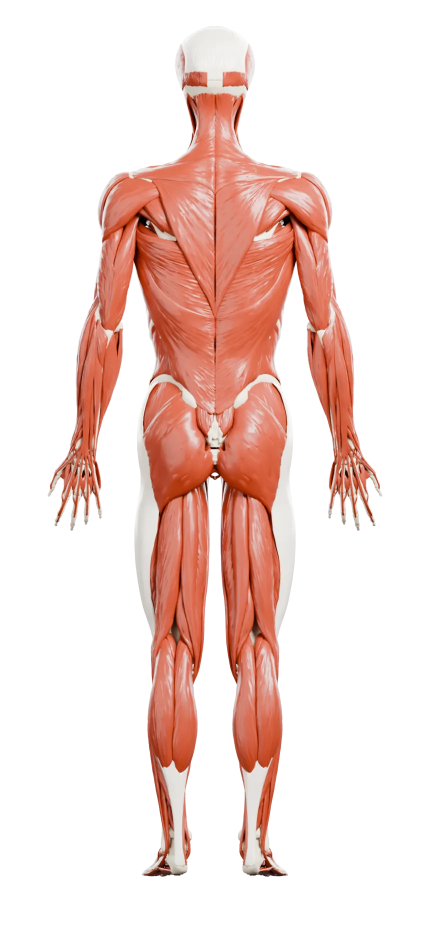
#> input picture img/anatomy/base-back.webp, 860 x 1860 px, found by its file name (shown at 1/2 size); its folder holds 2 pictures in this run
$ python figs.py
#> lines starting #> are read from the running program, lines starting #| are printed output that depends on the picture
from PIL import Image, ImageDraw, ImageFont
k=4.3; sc=2
F=ImageFont.truetype('/usr/share/fonts/truetype/dejavu/DejaVuSans-Bold.ttf',52)
def plate(view, box, marks):
#> called with view = 'back', box = (40, 40, 160, 400)
  im=Image.open('/home/user/equistasipoint/img/anatomy/base-%s.webp'%view).convert('RGBA')
#> im is the input picture: PIL image 860x1860 RGBA; mean R, G, B, A 67.7, 43.8, 38, 76.1
  x0,y0,x1,y1=box
  c=im.crop((int(x0*k),int(y0*k),int(x1*k),int(y1*k))); c=c.resize((c.size[0]*sc,c.size[1]*sc),Image.LANCZOS)
  bg=Image.new('RGBA',c.size,(30,26,70,255)); bg.alpha_composite(c); d=ImageDraw.Draw(bg)
#> after `bg.alpha_composite(c)`:
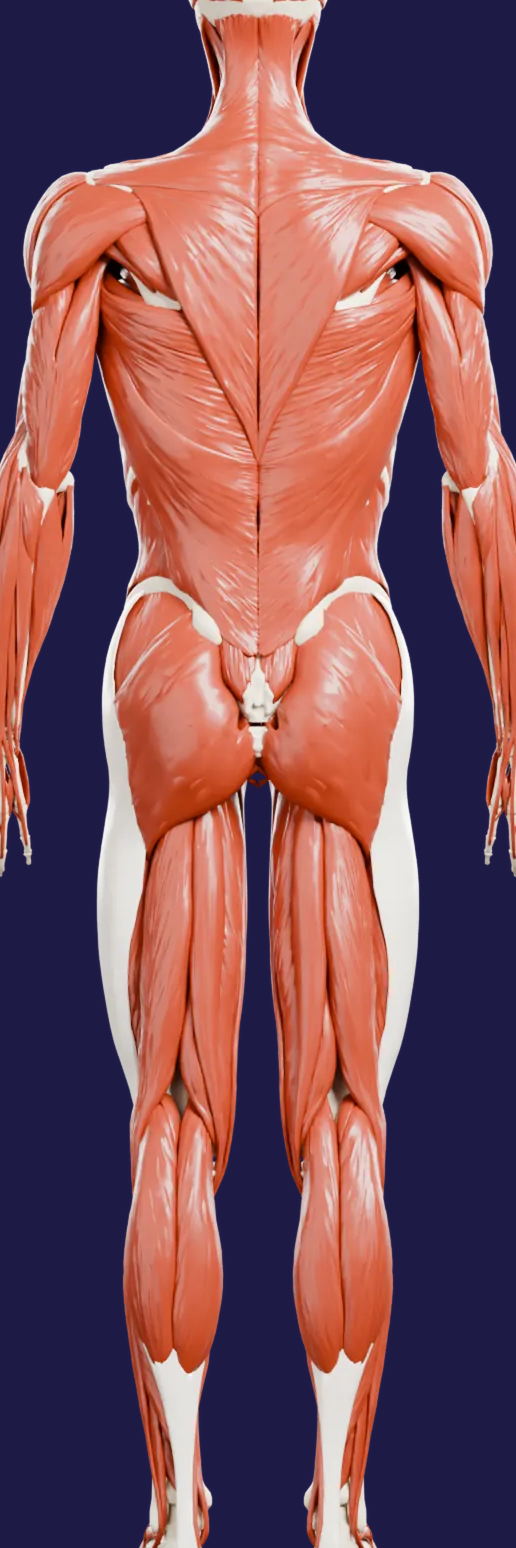
#> bg: PIL image 1032x3096 RGBA (shown at 1/2 size); mean R, G, B, A 127.6, 81.1, 90.3, 255
  for lab,(x,y),side in marks:
    cx,cy=(x-x0)*k*sc,(y-y0)*k*sc; s=44
    for w,col in ((30,(255,255,255,255)),(15,(20,20,30,255))):
      d.line([cx-s,cy-s,cx+s,cy+s],fill=col,width=w); d.line([cx-s,cy+s,cx+s,cy-s],fill=col,width=w)
    bx=cx+side*95; by=cy; r=40
    d.ellipse([bx-r-5,by-r-5,bx+r+5,by+r+5],fill=(41,35,92,255)); d.ellipse([bx-r,by-r,bx+r,by+r],fill=(250,220,0,255))
    d.text((bx,by),lab,font=F,fill=(41,35,92,255),anchor='mm')
  return bg.convert('RGB')
B=(40,40,160,400)
plate('back',B,[('1',(100,73.6),1),('3',(83,364),-1),('2',(117,364),1)]).save('fig_c7_soleo.jpg',quality=90)
plate('back',B,[('1',(100,73.6),1),('2',(100,180.8),1),('3',(83,364),-1),('3',(117,364),1)]).save('fig_sm_eq.jpg',quality=90)
#> the loop in plate (call 2), `for lab,(x,y),side in marks:` made 4 passes
#> (lab, x, y, side, cx, cy, bx, by) on passes 1 to 4: ('1', 100, 73.6, 1, 516, 289, 611, 289), ('2', 100, 180.8, 1, 516, 1210.9, 611, 1210.9), ('3', 83, 364, -1, 369.8, 2786.4, 274.8, 2786.4), ('3', 117, 364, 1, 662.2, 2786.4, 757.2, 2786.4)
plate('back',B,[('1',(100,178),1),('2',(76,335),-1),('3',(124,335),1)]).save('fig_derm.jpg',quality=90)
a=plate('back',(50,40,150,400),[('1',(100,73.6),1),('2',(127,186),1),('4',(123,335),1)])
#> call 4 of plate, with view = 'back', box = (50, 40, 150, 400)
#> in plate (call 4), `x0,y0,x1,y1=box`: x0 = 50; y0 = 40; x1 = 150; y1 = 400
#> in plate (call 4), `bg.alpha_composite(c)`:
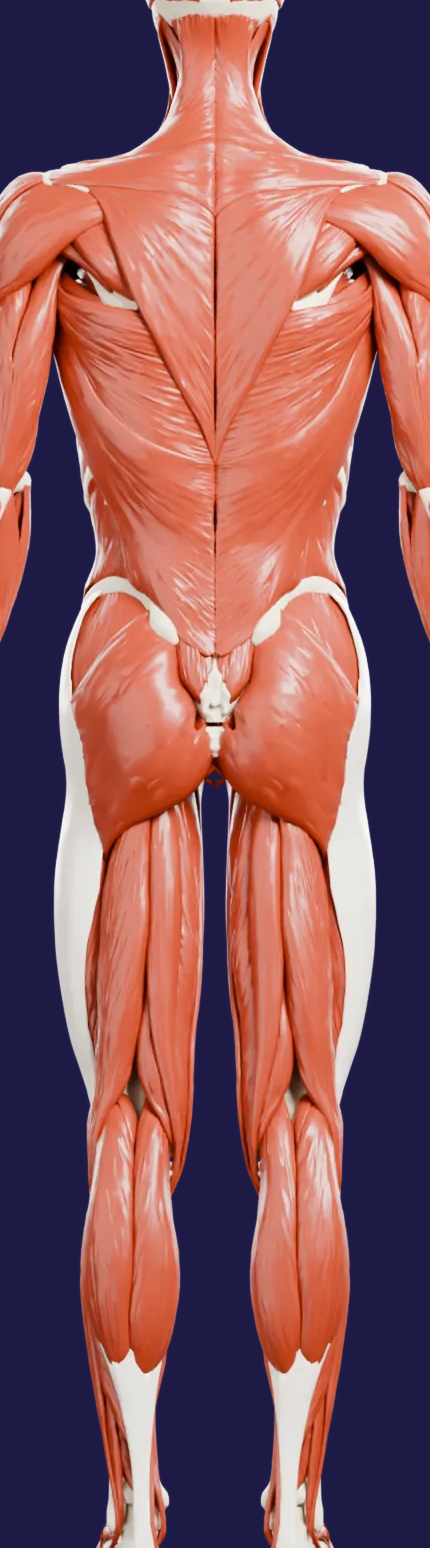
#> bg: PIL image 860x3096 RGBA (shown at 1/2 size); mean R, G, B, A 137.4, 86.9, 92.7, 255
#> the loop in plate (call 4), `for lab,(x,y),side in marks:` made 3 passes
#> (lab, x, y, cx, cy, bx, by) on passes 1 to 3: ('1', 100, 73.6, 430, 289, 525, 289), ('2', 127, 186, 662.2, 1255.6, 757.2, 1255.6), ('4', 123, 335, 627.8, 2537, 722.8, 2537)
b=plate('front',(50,40,150,400),[('3',(80,286),-1),('4',(76,360),-1)])
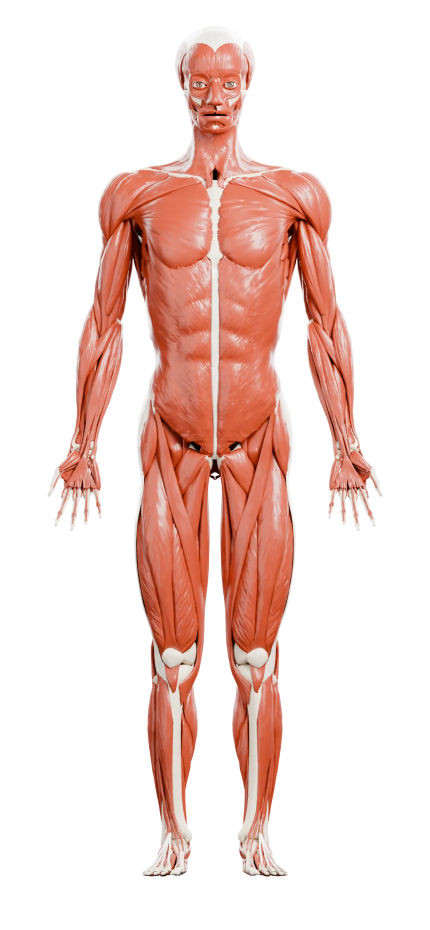
#> input picture img/anatomy/base-front.webp, 860 x 1860 px, found by its file name (shown at 1/2 size)
#> in plate, im is the input picture: PIL image 860x1860 RGBA; mean R, G, B, A 67.5, 43.2, 37.3, 76.1
s=Image.new('RGB',(a.width+b.width+24,a.height),(30,26,70)); s.paste(a,(0,0)); s.paste(b,(a.width+24,0)); s.save('fig_sm_sp.jpg',quality=90)
#> after `s.paste(b, (a.width + 24, 0))`:
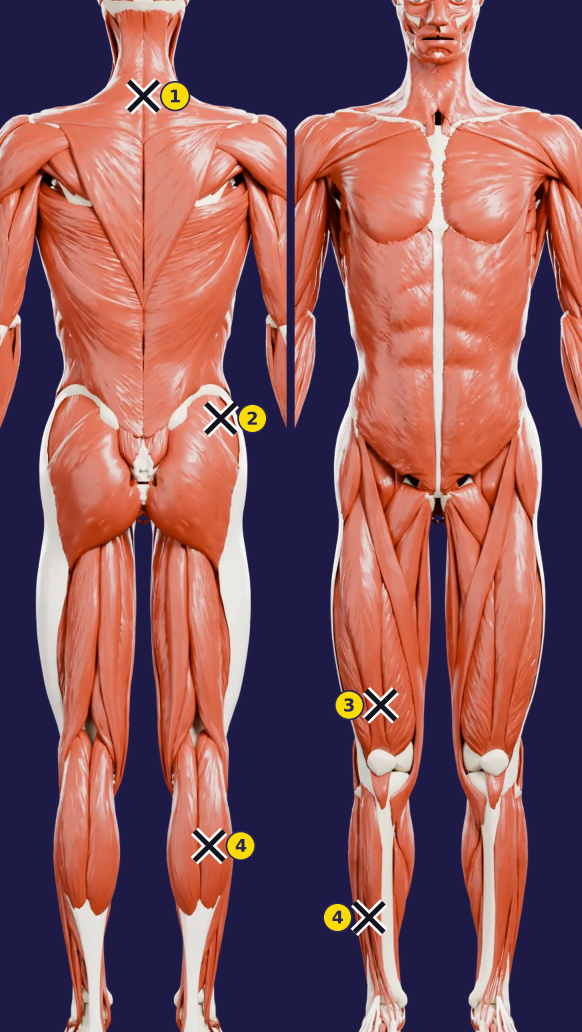
#> s: PIL image 1744x3096 RGB (shown at 1/3 size); mean R, G, B 135.1, 85.3, 90.8
# ginocchio del dolore cronico: X e numeri più grandi
im=Image.open('/home/user/equistasipoint/img/anatomy/base-front.webp').convert('RGBA')
x0,y0,x1,y1=52,228,112,330
c=im.crop((int(x0*k),int(y0*k),int(x1*k),int(y1*k))); c=c.resize((c.size[0]*2,c.size[1]*2),Image.LANCZOS)
bg=Image.new('RGBA',c.size,(30,26,70,255)); bg.alpha_composite(c); d=ImageDraw.Draw(bg)
F2=ImageFont.truetype('/usr/share/fonts/truetype/dejavu/DejaVuSans-Bold.ttf',34)
for lab,(x,y),side in [('1',(82,314),-1),('2',(90.5,283),1),('3',(80,260),-1)]:
  cx,cy=(x-x0)*k*2,(y-y0)*k*2; s=22
  for w,col in ((16,(255,255,255,255)),(8,(20,20,30,255))):
    d.line([cx-s,cy-s,cx+s,cy+s],fill=col,width=w); d.line([cx-s,cy+s,cx+s,cy-s],fill=col,width=w)
  bx=cx+side*52; r=24
  d.ellipse([bx-r-4,cy-r-4,bx+r+4,cy+r+4],fill=(41,35,92,255)); d.ellipse([bx-r,cy-r,bx+r,cy+r],fill=(250,220,0,255))
  d.text((bx,cy),lab,font=F2,fill=(41,35,92,255),anchor='mm')
bg.convert('RGB').save('fig_knee.jpg',quality=90)
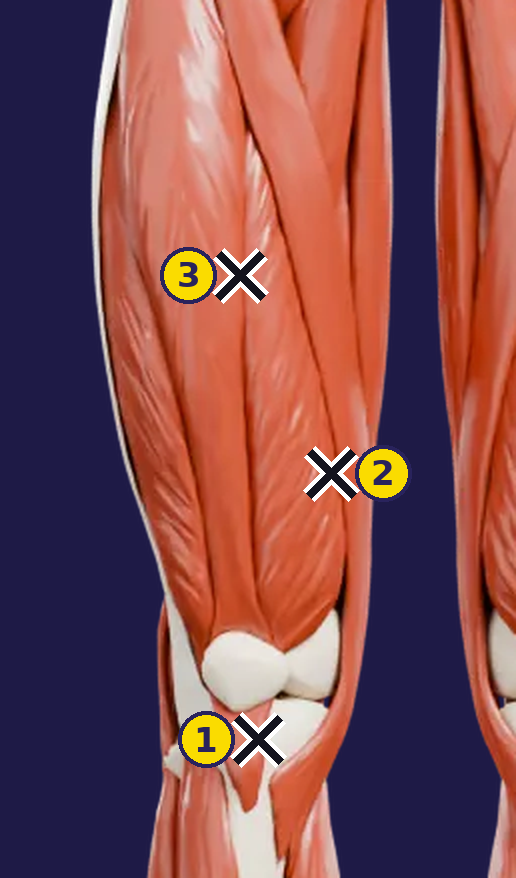
#> saved as fig_knee.jpg: PIL image 516x878 RGB; mean R, G, B 129.2, 76.1, 79.2
print('ok')
# dolore cronico: ginocchio (davanti) + vertebra del metamero L3-L4 (dietro)
knee = Image.open('fig_knee.jpg')
im = Image.open('/home/user/equistasipoint/img/anatomy/base-back.webp').convert('RGBA')
x0, y0, x1, y1 = 60, 120, 140, 256
c = im.crop((int(x0*k), int(y0*k), int(x1*k), int(y1*k))); c = c.resize(knee.size, Image.LANCZOS)
sx = knee.width / ((x1-x0)*k); sy = knee.height / ((y1-y0)*k)
#> after `sx = knee.width / ((x1 - x0) * k)`: sx = 1.5
#> after `sy = knee.height / ((y1 - y0) * k)`: sy = 1.5
bg = Image.new('RGBA', c.size, (30, 26, 70, 255)); bg.alpha_composite(c); d = ImageDraw.Draw(bg)
#> after `bg.alpha_composite(c)`:
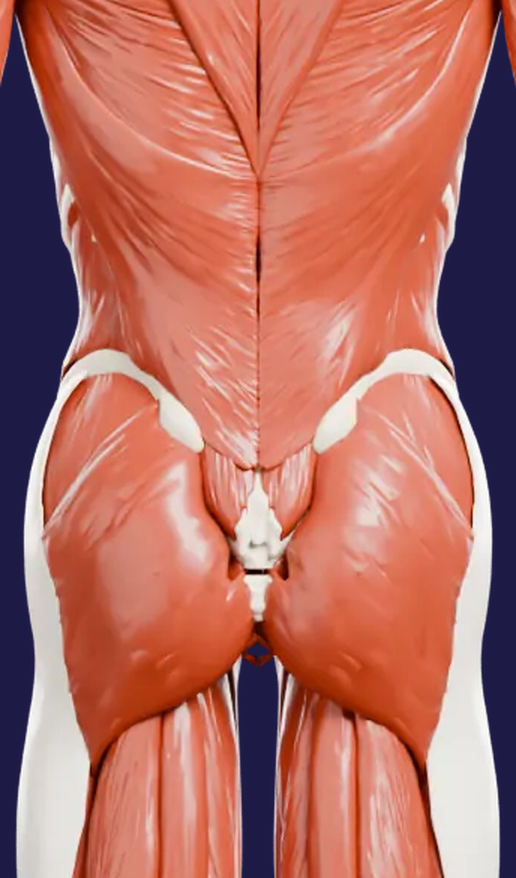
#> bg: PIL image 516x878 RGBA; mean R, G, B, A 181.1, 111, 101.3, 255
F2 = ImageFont.truetype('/usr/share/fonts/truetype/dejavu/DejaVuSans-Bold.ttf', 34)
cx, cy = (100-x0)*k*sx, (172.8-y0)*k*sy; s = 22
#> after `cx, cy = ((100 - x0) * k * sx, (172.8 - y0) * k * sy)`: cx = 258; cy = 340.9
for w, col in ((16, (255,255,255,255)), (8, (20,20,30,255))):
  d.line([cx-s,cy-s,cx+s,cy+s], fill=col, width=w); d.line([cx-s,cy+s,cx+s,cy-s], fill=col, width=w)
bx = cx+52; r = 24
#> after `bx = cx + 52`: bx = 310
d.ellipse([bx-r-4,cy-r-4,bx+r+4,cy+r+4], fill=(41,35,92,255)); d.ellipse([bx-r,cy-r,bx+r,cy+r], fill=(250,220,0,255))
d.text((bx,cy), '4', font=F2, fill=(41,35,92,255), anchor='mm')
gap = 16
out = Image.new('RGB', (knee.width*2+gap, knee.height), (255,255,255)); out.paste(knee, (0,0)); out.paste(bg.convert('RGB'), (knee.width+gap, 0))
#> after `out = Image.new('RGB', (knee.width * 2 + gap, knee.height), (255, 255,`: out: PIL image 1048x878 RGB; every value is 255
#> after `out.paste(bg.convert('RGB'), (knee.width + gap, 0))`:
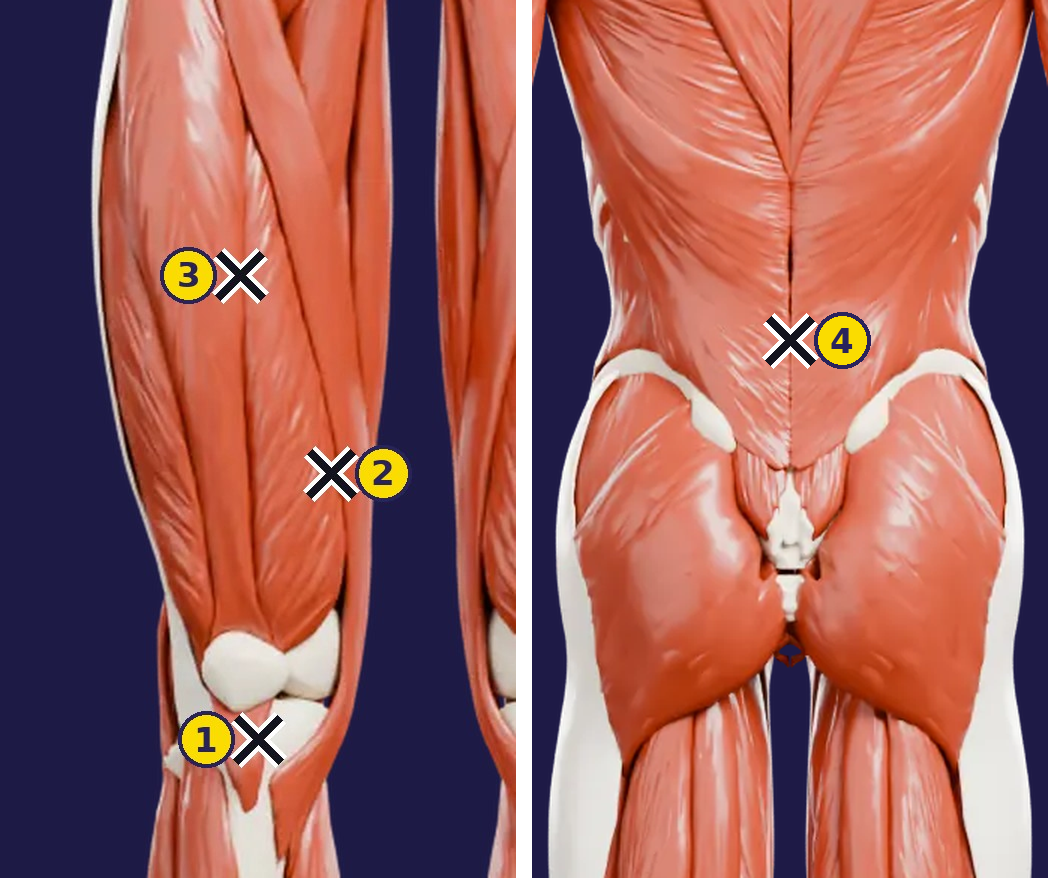
#> out: PIL image 1048x878 RGB; mean R, G, B 156.1, 96, 92.3
out.save('fig_knee_meta.jpg', quality=90)
print('knee_meta', out.size)
#| knee_meta (1048, 878)
